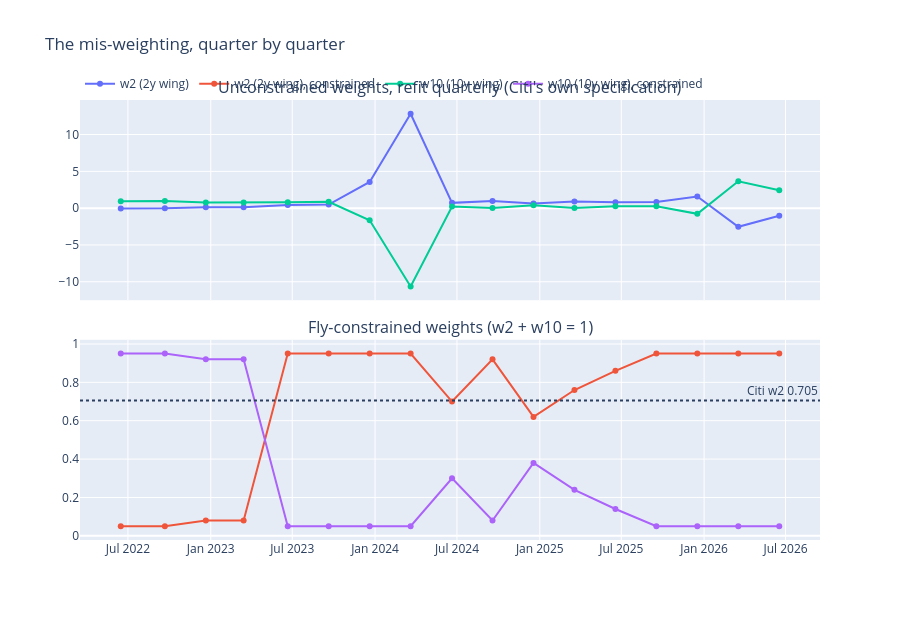

Notebook code for this chart:
### Code cell
_f = make_subplots(rows=2, cols=1, shared_xaxes=True, vertical_spacing=0.09,
                   subplot_titles=("Unconstrained weights, refit quarterly "
                                   "(Citi's own specification)",
                                   "Fly-constrained weights (w2 + w10 = 1)"))
for _c, _n in (("w2", "w2 (2y wing)"), ("w10", "w10 (10y wing)")):
    _f.add_trace(go.Scatter(x=W6["in_force_from"], y=W6[_c], name=_n,
                            mode="lines+markers"), row=1, col=1)
    _f.add_trace(go.Scatter(x=W6F["in_force_from"], y=W6F[_c],
                            name=f"{_n}, constrained", mode="lines+markers",
                            showlegend=True), row=2, col=1)
_f.add_hline(y=CFG.fig6_w2, line_dash="dot", row=2, col=1,
             annotation_text=f"Citi w2 {CFG.fig6_w2}")
_f.update_layout(height=620, title="The mis-weighting, quarter by quarter",
                 legend=dict(orientation="h", y=1.07))
_f.show()
print("The unconstrained path is the note's own specification and it does not "
      "stay inside butterfly territory on this curve; the constrained path is "
      "well-behaved in its WEIGHTS and is what the ticket below uses -- but it "
      "carries the sign change described above, which no amount of "
      "rebalancing repairs.")

### Figure 1 — Plotly figure (JSON) as saved in the notebook; plotly's stock layout.template omitted (floating-point values rounded to 4 significant figures)
{"data": [{"mode": "lines+markers", "name": "w2 (2y wing)", "type": "scatter", "x": ["2022-06-15T00:00:00", "2022-09-21T00:00:00", "2022-12-21T00:00:00", "2023-03-15T00:00:00", "2023-06-21T00:00:00", "2023-09-20T00:00:00", "2023-12-20T00:00:00", "2024-03-20T00:00:00", "2024-06-20T00:00:00", "2024-09-18T00:00:00", "2024-12-18T00:00:00", "2025-03-19T00:00:00", "2025-06-18T00:00:00", "2025-09-17T00:00:00", "2025-12-17T00:00:00", "2026-03-18T00:00:00", "2026-06-17T00:00:00"], "xaxis": "x", "y": [-0.03013, -0.01797, 0.1308, 0.1377, 0.4239, 0.4873, 3.556, 12.83, 0.7214, 0.963, 0.6194, 0.9087, 0.7971, 0.8509, 1.584, -2.533, -1.035], "yaxis": "y"}, {"mode": "lines+markers", "name": "w2 (2y wing), constrained", "showlegend": true, "type": "scatter", "x": ["2022-06-15T00:00:00", "2022-09-21T00:00:00", "2022-12-21T00:00:00", "2023-03-15T00:00:00", "2023-06-21T00:00:00", "2023-09-20T00:00:00", "2023-12-20T00:00:00", "2024-03-20T00:00:00", "2024-06-20T00:00:00", "2024-09-18T00:00:00", "2024-12-18T00:00:00", "2025-03-19T00:00:00", "2025-06-18T00:00:00", "2025-09-17T00:00:00", "2025-12-17T00:00:00", "2026-03-18T00:00:00", "2026-06-17T00:00:00"], "xaxis": "x2", "y": [0.05, 0.05, 0.08, 0.08, 0.95, 0.95, 0.95, 0.95, 0.7, 0.92, 0.62, 0.76, 0.86, 0.95, 0.95, 0.95, 0.95], "yaxis": "y2"}, {"mode": "lines+markers", "name": "w10 (10y wing)", "type": "scatter", "x": ["2022-06-15T00:00:00", "2022-09-21T00:00:00", "2022-12-21T00:00:00", "2023-03-15T00:00:00", "2023-06-21T00:00:00", "2023-09-20T00:00:00", "2023-12-20T00:00:00", "2024-03-20T00:00:00", "2024-06-20T00:00:00", "2024-09-18T00:00:00", "2024-12-18T00:00:00", "2025-03-19T00:00:00", "2025-06-18T00:00:00", "2025-09-17T00:00:00", "2025-12-17T00:00:00", "2026-03-18T00:00:00", "2026-06-17T00:00:00"], "xaxis": "x", "y": [0.9339, 0.9749, 0.7848, 0.7716, 0.8045, 0.859, -1.641, -10.64, 0.2353, 0.004205, 0.3807, 0.01148, 0.2611, 0.2642, -0.7708, 3.661, 2.428], "yaxis": "y"}, {"mode": "lines+markers", "name": "w10 (10y wing), constrained", "showlegend": true, "type": "scatter", "x": ["2022-06-15T00:00:00", "2022-09-21T00:00:00", "2022-12-21T00:00:00", "2023-03-15T00:00:00", "2023-06-21T00:00:00", "2023-09-20T00:00:00", "2023-12-20T00:00:00", "2024-03-20T00:00:00", "2024-06-20T00:00:00", "2024-09-18T00:00:00", "2024-12-18T00:00:00", "2025-03-19T00:00:00", "2025-06-18T00:00:00", "2025-09-17T00:00:00", "2025-12-17T00:00:00", "2026-03-18T00:00:00", "2026-06-17T00:00:00"], "xaxis": "x2", "y": [0.95, 0.95, 0.92, 0.92, 0.05, 0.05, 0.05, 0.05, 0.3, 0.08, 0.38, 0.24, 0.14, 0.05, 0.05, 0.05, 0.05], "yaxis": "y2"}], "layout": {"annotations": [{"font": {"size": 16}, "showarrow": false, "text": "Unconstrained weights, refit quarterly (Citi's own specification)", "x": 0.5, "xanchor": "center", "xref": "paper", "y": 1.0, "yanchor": "bottom", "yref": "paper"}, {"font": {"size": 16}, "showarrow": false, "text": "Fly-constrained weights (w2 + w10 = 1)", "x": 0.5, "xanchor": "center", "xref": "paper", "y": 0.455, "yanchor": "bottom", "yref": "paper"}, {"showarrow": false, "text": "Citi w2 0.705", "x": 1, "xanchor": "right", "xref": "x2 domain", "y": 0.705, "yanchor": "bottom", "yref": "y2"}], "height": 620, "legend": {"orientation": "h", "y": 1.07}, "shapes": [{"line": {"dash": "dot"}, "type": "line", "x0": 0, "x1": 1, "xref": "x2 domain", "y0": 0.705, "y1": 0.705, "yref": "y2"}], "title": {"text": "The mis-weighting, quarter by quarter"}, "xaxis": {"anchor": "y", "domain": [0.0, 1.0], "matches": "x2", "showticklabels": false}, "xaxis2": {"anchor": "y2", "domain": [0.0, 1.0]}, "yaxis": {"anchor": "x", "domain": [0.545, 1.0]}, "yaxis2": {"anchor": "x2", "domain": [0.0, 0.455]}}}
